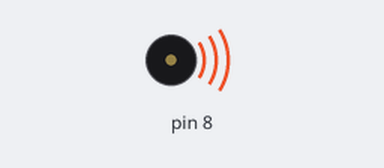
The sketch below on a simulated Arduino Uno, built with avr-gcc and run on an emulated ATmega328P. On the bench: buzzer (waves = sounding).

Above: at 0.1 s.
At 15.4 s:
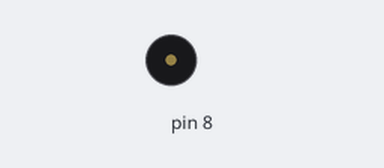
Timing chart, 0 to 16.9 s (numbered marks = the images above):
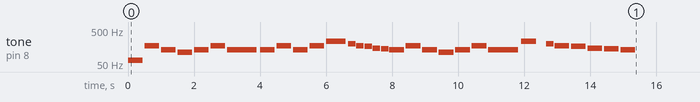

The sketch:

melody_2.ino
```cpp
#include "pitches.h"
// notes in the melody:
int melody[] = {
NOTE_C2, NOTE_F3, NOTE_C3, NOTE_A2,
NOTE_C3, NOTE_F3, NOTE_C3,
NOTE_C3, NOTE_F3, NOTE_C3, NOTE_F3,
NOTE_AS3, NOTE_G3, NOTE_F3, NOTE_E3, NOTE_D3, NOTE_CS3,
NOTE_C3, NOTE_F3, NOTE_C3, NOTE_A2, // the same again
NOTE_C3, NOTE_F3, NOTE_C3,
NOTE_AS3, 0, NOTE_G3, NOTE_F3,
NOTE_E3, NOTE_D3, NOTE_CS3, NOTE_C3};
// note durations: 4 = quarter note, 8 = eighth note, etc.:
int noteDurations[] = {
4, 4, 4, 4,
4, 4, 2,
4, 4, 4, 4,
3, 8, 8, 8, 8, 8,
4, 4, 4, 4, // the same again
4, 4, 2,
4, 8, 8, 4, 4,
4, 4, 4, 4,
0};
  void setup() {
// iterate over the notes of the melody:
for (int thisNote = 0; noteDurations[thisNote] != 0; thisNote++) {
// to calculate the note duration, take one second
// divided by the note type.
//e.g. quarter note = 1000 / 4, eighth note = 1000/8, etc.
int noteDuration = 2000/noteDurations[thisNote];
tone(8, melody[thisNote],noteDuration * 0.9);
// to distinguish the notes, set a minimum time between them.
// the note's duration + 30% seems to work well:
//int pauseBetweenNotes = noteDuration * 1.30;
//delay(pauseBetweenNotes);
delay(noteDuration);
}
}
void loop() {
// no need to repeat the melody.
}
```
